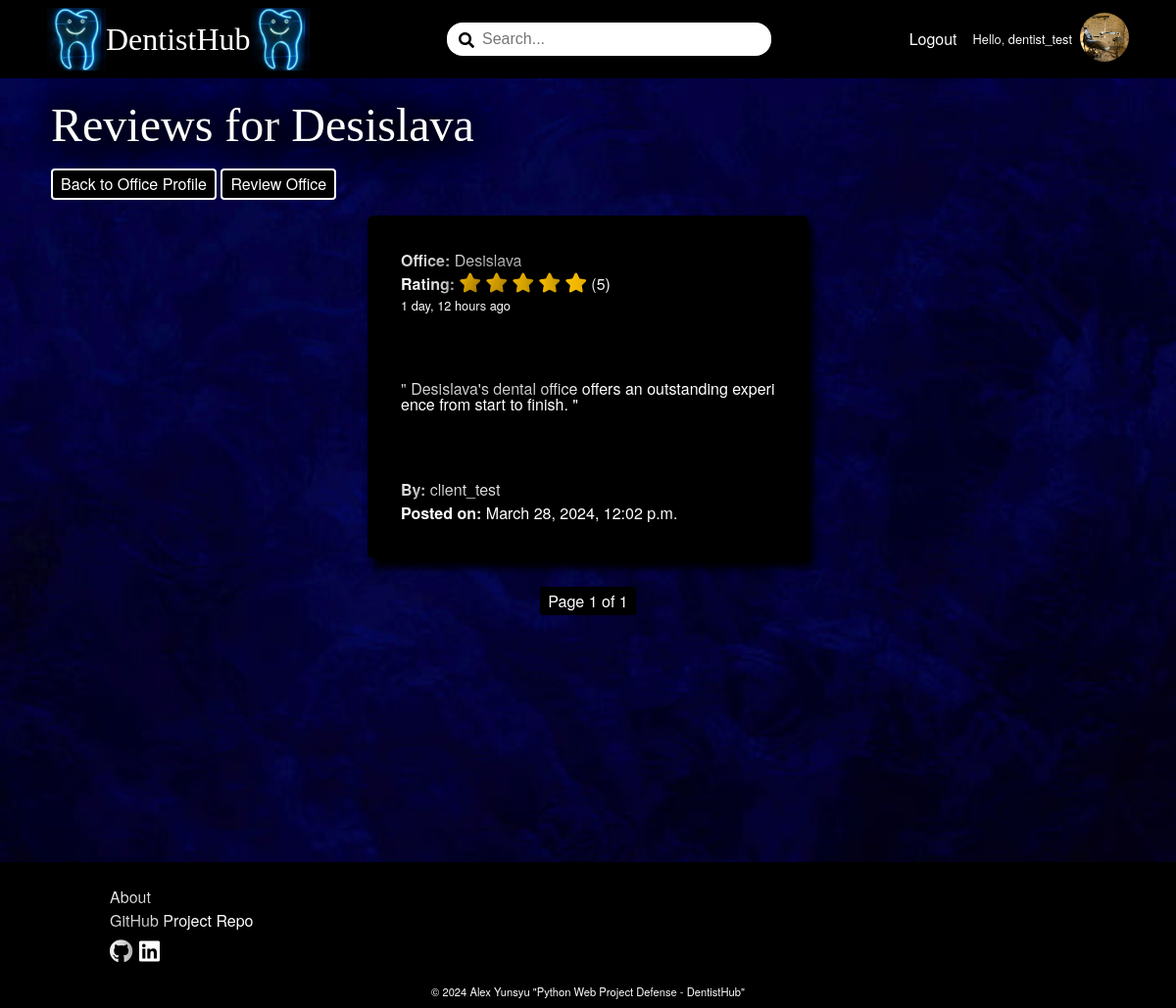
Page /review/reviews/desislava/ (signed in) on the committed database.
### DentistBook/account/models.py (models this page shows)
class AppUser(AbstractUser):
    MAX_LENGTH_ROLE = 15
    ROLES = (
        ('Client', 'Client'),
        ('Dentistsoffice', 'Dentist'),
    )
    role = models.CharField(
        max_length=MAX_LENGTH_ROLE,
        choices=ROLES,
        blank=True
    )

### DentistBook/dentistsoffice/models.py (models this page shows, shortened)
class DentistsofficeProfile(models.Model):
    MIN_LENGTH_NAME = 2
    MAX_LENGTH_NAME = 50
    MIN_LENGTH_ADDRESS = 5
    MAX_LENGTH_ADDRESS = 50
    MIN_LENGTH_CITY = 2
    MAX_LENGTH_CITY = 50
    MAX_DIGITS_GEOLOCATION = 18
    DECIMAL_PLACES_GEOLOCATION = 15
    MIN_VALUE_GEOLOCATION_LATITUDE = -90
    MAX_VALUE_GEOLOCATION_LATITUDE = 90
    MIN_VALUE_GEOLOCATION_LONGITUDE = -180
    MAX_VALUE_GEOLOCATION_LONGITUDE = 180
    MIN_LENGTH_ABOUT = 10
    MAX_LENGTH_ABOUT = 500
    class Meta:
        verbose_name = 'Dentists office Profile'
    name = models.CharField(
        max_length=MAX_LENGTH_NAME,
        validators=(validators.MinLengthValidator(MIN_LENGTH_NAME),),
        null=False,
        blank=False
    )
    address = models.CharField(
        max_length=MAX_LENGTH_ADDRESS,
        validators=(validators.MinLengthValidator(MIN_LENGTH_ADDRESS),),
        null=False,
        blank=False
    )
    city = models.CharField(
        max_length=MAX_LENGTH_CITY,
        validators=(
            validators.MinLengthValidator(MIN_LENGTH_CITY),
            validate_dentistsoffice_city_name,
        ),
        null=False,
        blank=False
    )
    geolocation_latitude = models.DecimalField(
        max_digits=MAX_DIGITS_GEOLOCATION,
        decimal_places=DECIMAL_PLACES_GEOLOCATION,
        validators=(
            validators.MinValueValidator(MIN_VALUE_GEOLOCATION_LATITUDE),
            validators.MaxValueValidator(MAX_VALUE_GEOLOCATION_LATITUDE)
        ),
        null=True,
        blank=True
        )
    geolocation_longitude = models.DecimalField(
        max_digits=MAX_DIGITS_GEOLOCATION,
        decimal_places=DECIMAL_PLACES_GEOLOCATION,
        validators=(
            validators.MinValueValidator(MIN_VALUE_GEOLOCATION_LONGITUDE),
            validators.MaxValueValidator(MAX_VALUE_GEOLOCATION_LONGITUDE)
        ),
        null=True,
        blank=True
        )
    about = models.TextField(
        max_length=MAX_LENGTH_ABOUT,
        validators=(validators.MinLengthValidator(MIN_LENGTH_ABOUT),),
        null=True,
        blank=True
    )
    dentistsoffice_picture = models.ImageField(
        upload_to='dentistsoffice-profile-pictures',
        validators=(validate_dentistsoffice_picture_file_size,),
        null=True,
        blank=True,
    )
    slug = models.SlugField(
        unique=True
    )
    user = models.OneToOneField(
        UserModel,
        on_delete=models.CASCADE,
        primary_key=True
    )
    def __str__(self):
        return self.name

### DentistBook/review/models.py (models this page shows, shortened)
class Review(models.Model):
    RATING_CHOICES = [
        (1, 1),
        (2, 2),
        (3, 3),
        (4, 4),
        (5, 5)
    ]
    MIN_LENGTH_COMMENT = 5
    MAX_LENGTH_COMMENT = 200
    user = models.ForeignKey(
        UserModel,
        on_delete=models.CASCADE,
    )
    dentistsoffice = models.ForeignKey(
        DentistsofficeProfile,
        on_delete=models.CASCADE,
    )
    rating = models.IntegerField(
        choices=RATING_CHOICES,
    )
    comment = models.TextField(
        max_length=MAX_LENGTH_COMMENT,
        validators=(validators.MinLengthValidator(MIN_LENGTH_COMMENT),),
        null=True,
        blank=True
    )
    date_created = models.DateTimeField(
        auto_now_add=True
    )

### DentistBook/review/views.py (the view)
# urls.py: path('reviews/<slug:slug>/', DentistsofficeReviewsListView.as_view(), name='dentistsoffice-reviews-list'),
class DentistsofficeReviewsListView(views.ListView):
    model = Review
    template_name = 'review/dentistsoffice-reviews-list.html'
    context_object_name = 'reviews'
    paginate_by = 6
    def get_queryset(self):
        dentistsoffice = get_object_or_404(DentistsofficeProfile, slug=self.kwargs['slug'])
        queryset = Review.objects.filter(dentistsoffice=dentistsoffice).order_by('-date_created')
        return queryset
    def get_context_data(self, **kwargs):
        context = super().get_context_data(**kwargs)
        dentistsoffice = get_object_or_404(DentistsofficeProfile, slug=self.kwargs['slug'])
        context['dentistsoffice'] = dentistsoffice
        return context

### DentistBook/common/templatetags/custom_filters.py (called while the page is built)
@register.filter
def get_role(user):
    return user.role if user.is_authenticated else ''

### DentistBook/review/templates/review/dentistsoffice-reviews-list.html (shortened to what this page needs)
{% extends 'base.html' %}
{% load static %}
{% block content %}
    <div class="wall-picture-container">
        <div class="main-review-container">
            <div class="reviews-header">
                <h1>Reviews for {{ dentistsoffice.name }}</h1>
                <a href="{% url 'dentistsoffice-details' slug=dentistsoffice.slug %}" class="link-button">Back to Office Profile</a>
                <a href="{% url 'create-review' slug=dentistsoffice.slug %}" class="link-button">Review Office</a>
            </div>
        <div class="list-container">
            {% if reviews %}
                    {% for review in reviews %}
                            <div class="review-container">
                                <div>
                                    <p><b>Office:</b> {{ review.dentistsoffice }}</p>
                                    <p><b>Rating:</b>
                                    {% if review.rating == 1 %}
                                        <i class="fas fa-star"></i>
                                        <i class="far fa-star"></i>
                                        <i class="far fa-star"></i>
                                        <i class="far fa-star"></i>
                                        <i class="far fa-star"></i>
                                    {% elif review.rating == 2 %}
                                        <i class="fas fa-star"></i>
                                        <i class="fas fa-star"></i>
                                        <i class="far fa-star"></i>
                                        <i class="far fa-star"></i>
                                        <i class="far fa-star"></i>
                                    {% elif review.rating == 3 %}
                                        <i class="fas fa-star"></i>
                                        <i class="fas fa-star"></i>
                                        <i class="fas fa-star"></i>
                                        <i class="far fa-star"></i>
                                        <i class="far fa-star"></i>
                                    {% elif review.rating == 4 %}
                                        <i class="fas fa-star"></i>
                                        <i class="fas fa-star"></i>
                                        <i class="fas fa-star"></i>
                                        <i class="fas fa-star"></i>
                                        <i class="far fa-star"></i>
                                    {% elif review.rating == 5 %}
                                        <i class="fas fa-star"></i>
                                        <i class="fas fa-star"></i>
                                        <i class="fas fa-star"></i>
                                        <i class="fas fa-star"></i>
                                        <i class="fas fa-star"></i>
                                    {% endif %}
                                    ({{ review.rating }})
                                    </p>
                                    <p class="date-ago">{{ review.date_created|timesince }} ago</p>
                                </div>
                                <p class="review-comment">" {{ review.comment }} "</p>
                                <div>
                                    <p><b>By:</b> {{ review.user }}</p>
                                    <p><b>Posted on:</b> {{ review.date_created }}</p>
                                </div>
                            </div>
                        {% endfor %}
            </div>
                    <div class="pagination">
                        <span class="step-links">
                            <span class="current">
                                Page {{ page_obj.number }} of {{ page_obj.paginator.num_pages }}
                            </span>
                        </span>
                    </div>
            {% else %}
                <p>No reviews yet for {{ dentistsoffice.name }}.</p>
            {% endif %}
        </div>
    </div>
{% endblock %}

### templates/header.html (shortened to what this page needs)
{% load custom_filters %}
{% load static %}
<div class="home-logo">
    <a href="{% url 'home-page' %}">
        <img src="{% static 'images/dentistsoffice-pole.jpg' %}" alt="dentistsoffice-pole">
        <span>DentistHub</span>
        <img src="{% static 'images/dentistsoffice-pole.jpg' %}" alt="dentistsoffice-pole">
    </a>
</div>
<div class="search-field">
    <span><i class="fas fa-search"></i></span>
    <input type="text" id="search-input" placeholder="Search...">
</div>
<nav class="header-nav-links">
    <ul role="list">
        {% if not request.user.is_authenticated %}
            <li class="nav-item"><a href="{% url 'register-page' %}">Register</a></li>
            <li class="nav-item"><a href="{% url 'login-page' %}">Login</a></li>
        {% else %}
            <li class="nav-item"><a href="{% url 'logout-page' %}">Logout</a></li>
            {% if request.user|get_role == 'Client' %}
                <li class="nav-item nav-profile">
                    <a href="{% url 'client-details' %}">Hello, {{ request.user }}</a>
                    <a href="{% url 'client-details' %}">
                        {% if request.user.clientprofile.profile_picture %}
                            <img src="{{ request.user.clientprofile.profile_picture.url }}" alt="profile-picture-thumbnail" class="profile-picture-thumbnail">
                        {% else %}
                            <img src="{% static 'images/client-default-profile-picture.jpg' %}" alt="default_profile_picture" class="profile-picture-thumbnail">
                        {% endif %}
                    </a>
                </li>
            {% else %}
                <li class="nav-item nav-profile">
                    <a href="{% url 'dentistsoffice-details' slug=request.user.dentistsofficeprofile.slug %}">Hello, {{ request.user }}</a>
                    <a href="{% url 'dentistsoffice-details' slug=request.user.dentistsofficeprofile.slug %}">
                        {% if request.user.dentistsofficeprofile.dentistsoffice_picture %}
                            <img src="{{ request.user.dentistsofficeprofile.dentistsoffice_picture.url }}" alt="dentistsoffice-profile-picture-thumbnail" class="profile-picture-thumbnail">
                        {% else %}
                            <img src="{% static 'images/dentistsoffice-default-profile-picture.jpg' %}" alt="dentistsoffice-default_profile_picture" class="profile-picture-thumbnail">
                        {% endif %}
                    </a>
                </li>
            {% endif %}
        {% endif %}
    </ul>
</nav>

### static/css/styles.css (style rules this page uses)
:root { --button-brown: #370511; }
*, *::before, *::after { box-sizing: border-box; }
body, h1, h2, h3, h4, h5, h6, p, figure, blockquote, dl, dd { margin: 0; }
h1, h2, h3, h4, h5, h6, b, li, p { color: white; text-shadow: -10px -10px 30px rgba(0, 0, 0, 0.9), 10px -10px 30px rgba(0, 0, 0, 0.9), -10px 10px 30px rgba(0, 0, 0, 0.9), 10px 10px 30px rgba(0, 0, 0, 0.9); }
body { color: white; background-image: url('../images/website_photos/background.jpg'); background-size: cover; background-position: center; background-repeat: no-repeat; }
ul[role='list'], ol[role='list'] { list-style: none; padding: 0; margin: 0; }
a { text-decoration: none; color: inherit; }
body { font-family: 'Helvetica Neue', Arial, sans-serif; line-height: 1.5; height: 100% }
main h1 { font-family: Impact, fantasy; font-size: 3rem; }
header nav ul { display: flex; flex-direction: row; gap: 1rem; align-items: center; }
header a { color: white; }
.home-logo a { display: flex; flex-direction: row; align-items: center; font-size: 2rem; font-family: Impact, fantasy; font-weight: 500; }
.home-logo img { width: 60px; }
.search-field { position: relative; width: 30%; }
.search-field span { position: absolute; top: 6px; left: 12px; color: black; z-index: 1; }
.search-field input { padding: 0.5rem 2.25rem; width: 100%; border-radius: 16px; border: none; font-size: 1rem; }
.link-button { display: inline-block; padding: 10px 20px; background-color: hsl(213, 93%, 70%); color: white; text-align: center; text-decoration: none; border: 2px solid #FFFFFF; border-radius: 20px; cursor: pointer; }
.date-ago { font-size: 0.8rem; }
ul { list-style: none; }
a { text-decoration: none; }
.link-button { background: black; color: white; padding: 2px 8px; border-radius: 4px; }
.main-review-container { margin: 0.25rem; display: flex; flex-direction: column; justify-content: center; align-items: center; }
.profile-picture-thumbnail { width: 50px; height: 50px; object-fit: cover; overflow: hidden; border-radius: 50%; }
.nav-profile { display: flex; flex-direction: row; align-items: center; font-size: 0.8rem; gap: 8px; }
h1, h2, h3, h4, h5, h6 { font-family: 'Helvetica Neue', Arial, sans-serif; font-weight: 500; padding: 0.5rem 0; }
.pagination { margin-top: 1rem; text-align: center; }
.pagination .current { background: black; color: white; border: 2px solid black; border-radius: 4px; padding: 1px 6px; margin: 0 4px; }
.list-container { display: flex; flex-direction: row; flex-wrap: wrap; justify-content: space-evenly; }
.wall-picture-container { position: relative; width: 100%; min-height: 100vh; overflow: hidden; }
.review-container { display: flex; flex-direction: column; justify-content: space-between; width: 450px; height: 350px; padding: 2rem; margin: 1rem; border: 2px solid black; border-radius: 6px; background: rgb(0, 0, 0); box-shadow: 5px 10px 8px #000000; }
.fa-star, .fa-star-half-alt { color: #ffc400; font-size: 1.25rem; }
.review-comment { line-height: 1; word-break: break-all; }
.reviews-header { margin-left: 3rem; align-self: flex-start; }

### rows in the picture
AppUser: user "dentist_test", user.dentistsofficeprofile.dentistsoffice_picture (picture)
DentistsofficeProfile: name "Desislava"
Review: dentistsoffice "Desislava", rating "5", date_created "1 day, 12 hours", comment "Desislava's dental office offers an outstanding experience from start to finish.", user "client_test", date_created "March 28, 2024, 12:02 p.m."

### other values in the picture
{{ page_obj.number }} "1"
{{ page_obj.paginator.num_pages }} "1"
